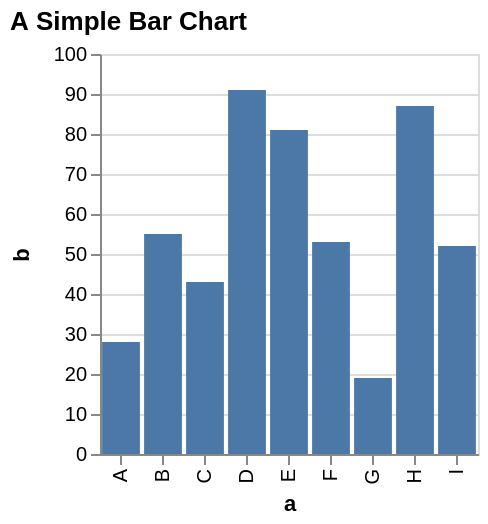

Here is the Vega-Lite specification saved for this chart:
### Vega specification from a JSON file in a GitHub repository (floating-point values rounded to 4 significant figures)
{"$schema": "https://vega.github.io/schema/vega/v3.0.json", "description": "A simple bar chart with embedded data.", "autosize": "pad", "padding": 5, "height": 200, "title": {"text": "A Simple Bar Chart", "anchor": "start"}, "style": "cell", "data": [{"name": "source_0", "values": [{"a": "A", "b": 28}, {"a": "B", "b": 55}, {"a": "C", "b": 43}, {"a": "D", "b": 91}, {"a": "E", "b": 81}, {"a": "F", "b": 53}, {"a": "G", "b": 19}, {"a": "H", "b": 87}, {"a": "I", "b": 52}]}, {"name": "data_0", "source": "source_0", "transform": [{"type": "formula", "expr": "toNumber(datum[\"b\"])", "as": "b"}, {"type": "filter", "expr": "datum[\"b\"] !== null && !isNaN(datum[\"b\"])"}]}], "signals": [{"name": "x_step", "value": 21}, {"name": "width", "update": "bandspace(domain('x').length, 0.1, 0.05) * x_step"}], "marks": [{"name": "marks", "type": "rect", "style": ["bar"], "from": {"data": "data_0"}, "encode": {"update": {"x": {"scale": "x", "field": "a"}, "width": {"scale": "x", "band": true}, "y": {"scale": "y", "field": "b"}, "y2": {"scale": "y", "value": 0}, "fill": {"value": "#4c78a8"}}}}], "scales": [{"name": "x", "type": "band", "domain": {"data": "data_0", "field": "a", "sort": true}, "range": {"step": {"signal": "x_step"}}, "paddingInner": 0.1, "paddingOuter": 0.05}, {"name": "y", "type": "linear", "domain": {"data": "data_0", "field": "b"}, "range": [{"signal": "height"}, 0], "nice": true, "zero": true}], "axes": [{"scale": "x", "orient": "bottom", "labelOverlap": true, "title": "a", "zindex": 1, "encode": {"labels": {"update": {"angle": {"value": 270}, "align": {"value": "right"}, "baseline": {"value": "middle"}}}}}, {"scale": "y", "orient": "left", "labelOverlap": true, "tickCount": {"signal": "ceil(height/25)"}, "title": "b", "zindex": 1}, {"scale": "y", "orient": "left", "domain": false, "grid": true, "labels": false, "maxExtent": 0, "minExtent": 0, "tickCount": {"signal": "ceil(height/25)"}, "ticks": false, "zindex": 0, "gridScale": "x"}], "config": {"axisY": {"minExtent": 30}}}
